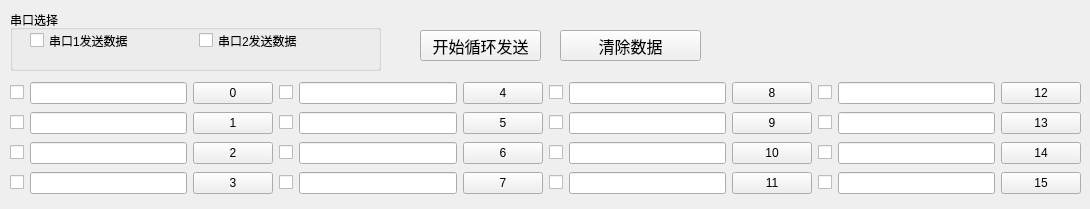
     <widget class="QWidget" name="tab">
      <attribute name="title">
       <string>多条发送</string>
      </attribute>
      <widget class="QWidget" name="layoutWidget_9">
       <property name="geometry">
        <rect>
         <x>10</x>
         <y>80</y>
         <width>1071</width>
         <height>120</height>
        </rect>
       </property>
       <layout class="QGridLayout" name="gridLayout">
        <item row="1" column="8">
         <widget class="QPushButton" name="pushButton_item9">
          <property name="text">
           <string>9</string>
          </property>
         </widget>
        </item>
        <item row="2" column="8">
         <widget class="QPushButton" name="pushButton_item10">
          <property name="text">
           <string>10</string>
          </property>
         </widget>
        </item>
        <item row="0" column="10">
         <widget class="QLineEdit" name="lineEdit_item12"/>
        </item>
        <item row="3" column="3">
         <widget class="QCheckBox" name="checkBox_7">
          <property name="enabled">
           <bool>true</bool>
          </property>
          <property name="mouseTracking">
           <bool>true</bool>
          </property>
          <property name="acceptDrops">
           <bool>false</bool>
          </property>
          <property name="autoFillBackground">
           <bool>false</bool>
          </property>
          <property name="text">
           <string/>
          </property>
         </widget>
        </item>
        <item row="0" column="9">
         <widget class="QCheckBox" name="checkBox_12">
          <property name="enabled">
           <bool>true</bool>
          </property>
          <property name="mouseTracking">
           <bool>true</bool>
          </property>
          <property name="acceptDrops">
           <bool>false</bool>
          </property>
          <property name="autoFillBackground">
           <bool>false</bool>
          </property>
          <property name="text">
           <string/>
          </property>
         </widget>
        </item>
        <item row="0" column="6">
         <widget class="QCheckBox" name="checkBox_8">
          <property name="enabled">
           <bool>true</bool>
          </property>
          <property name="mouseTracking">
           <bool>true</bool>
          </property>
          <property name="acceptDrops">
           <bool>false</bool>
          </property>
          <property name="autoFillBackground">
           <bool>false</bool>
          </property>
          <property name="text">
           <string/>
          </property>
         </widget>
        </item>
        <item row="1" column="6">
         <widget class="QCheckBox" name="checkBox_9">
          <property name="enabled">
           <bool>true</bool>
          </property>
          <property name="mouseTracking">
           <bool>true</bool>
          </property>
          <property name="acceptDrops">
           <bool>false</bool>
          </property>
          <property name="autoFillBackground">
           <bool>false</bool>
          </property>
          <property name="text">
           <string/>
          </property>
         </widget>
        </item>
        <item row="2" column="7">
         <widget class="QLineEdit" name="lineEdit_item10"/>
        </item>
        <item row="3" column="4">
         <widget class="QLineEdit" name="lineEdit_item7"/>
        </item>
        <item row="2" column="6">
         <widget class="QCheckBox" name="checkBox_10">
          <property name="enabled">
           <bool>true</bool>
          </property>
          <property name="mouseTracking">
           <bool>true</bool>
          </property>
          <property name="acceptDrops">
           <bool>false</bool>
          </property>
          <property name="autoFillBackground">
           <bool>false</bool>
          </property>
          <property name="text">
           <string/>
          </property>
         </widget>
        </item>
        <item row="3" column="8">
         <widget class="QPushButton" name="pushButton_item11">
          <property name="text">
           <string>11</string>
          </property>
         </widget>
        </item>
        <item row="0" column="8">
         <widget class="QPushButton" name="pushButton_item8">
          <property name="text">
           <string>8</string>
          </property>
         </widget>
        </item>
        <item row="0" column="3">
         <widget class="QCheckBox" name="checkBox_4">
          <property name="enabled">
           <bool>true</bool>
          </property>
          <property name="mouseTracking">
           <bool>true</bool>
          </property>
          <property name="acceptDrops">
           <bool>false</bool>
          </property>
          <property name="autoFillBackground">
           <bool>false</bool>
          </property>
          <property name="text">
           <string/>
          </property>
         </widget>
        </item>
        <item row="3" column="5">
         <widget class="QPushButton" name="pushButton_item7">
          <property name="text">
           <string>7</string>
          </property>
         </widget>
        </item>
        <item row="3" column="6">
         <widget class="QCheckBox" name="checkBox_11">
          <property name="enabled">
           <bool>true</bool>
          </property>
          <property name="mouseTracking">
           <bool>true</bool>
          </property>
          <property name="acceptDrops">
           <bool>false</bool>
          </property>
          <property name="autoFillBackground">
           <bool>false</bool>
          </property>
          <property name="text">
           <string/>
          </property>
         </widget>
        </item>
        <item row="1" column="7">
         <widget class="QLineEdit" name="lineEdit_item9"/>
        </item>
        <item row="2" column="5">
         <widget class="QPushButton" name="pushButton_item6">
          <property name="text">
           <string>6</string>
          </property>
         </widget>
        </item>
        <item row="3" column="7">
         <widget class="QLineEdit" name="lineEdit_item11"/>
        </item>
        <item row="0" column="7">
         <widget class="QLineEdit" name="lineEdit_item8"/>
        </item>
        <item row="1" column="2">
         <widget class="QPushButton" name="pushButton_item1">
          <property name="text">
           <string>1</string>
          </property>
         </widget>
        </item>
        <item row="0" column="0">
         <widget class="QCheckBox" name="checkBox">
          <property name="enabled">
           <bool>true</bool>
          </property>
          <property name="mouseTracking">
           <bool>true</bool>
          </property>
          <property name="acceptDrops">
           <bool>false</bool>
          </property>
          <property name="autoFillBackground">
           <bool>false</bool>
          </property>
          <property name="text">
           <string/>
          </property>
         </widget>
        </item>
        <item row="3" column="2">
         <widget class="QPushButton" name="pushButton_item3">
          <property name="text">
           <string>3</string>
          </property>
         </widget>
        </item>
        <item row="3" column="0">
         <widget class="QCheckBox" name="checkBox_3">
          <property name="enabled">
           <bool>true</bool>
          </property>
          <property name="mouseTracking">
           <bool>true</bool>
          </property>
          <property name="acceptDrops">
           <bool>false</bool>
          </property>
          <property name="autoFillBackground">
           <bool>false</bool>
          </property>
          <property name="text">
           <string/>
          </property>
         </widget>
        </item>
        <item row="1" column="0">
         <widget class="QCheckBox" name="checkBox_1">
          <property name="enabled">
           <bool>true</bool>
          </property>
          <property name="mouseTracking">
           <bool>true</bool>
          </property>
          <property name="acceptDrops">
           <bool>false</bool>
          </property>
          <property name="autoFillBackground">
           <bool>false</bool>
          </property>
          <property name="text">
           <string/>
          </property>
         </widget>
        </item>
        <item row="1" column="3">
         <widget class="QCheckBox" name="checkBox_5">
          <property name="enabled">
           <bool>true</bool>
          </property>
          <property name="mouseTracking">
           <bool>true</bool>
          </property>
          <property name="acceptDrops">
           <bool>false</bool>
          </property>
          <property name="autoFillBackground">
           <bool>false</bool>
          </property>
          <property name="text">
           <string/>
          </property>
         </widget>
        </item>
        <item row="0" column="4">
         <widget class="QLineEdit" name="lineEdit_item4"/>
        </item>
        <item row="1" column="4">
         <widget class="QLineEdit" name="lineEdit_item5"/>
        </item>
        <item row="0" column="1">
         <widget class="QLineEdit" name="lineEdit_item"/>
        </item>
        <item row="0" column="2">
         <widget class="QPushButton" name="pushButton_item">
          <property name="text">
           <string>0</string>
          </property>
         </widget>
        </item>
        <item row="1" column="1">
         <widget class="QLineEdit" name="lineEdit_item1"/>
        </item>
        <item row="2" column="0">
         <widget class="QCheckBox" name="checkBox_2">
          <property name="enabled">
           <bool>true</bool>
          </property>
          <property name="mouseTracking">
           <bool>true</bool>
          </property>
          <property name="acceptDrops">
           <bool>false</bool>
          </property>
          <property name="autoFillBackground">
           <bool>false</bool>
          </property>
          <property name="text">
           <string/>
          </property>
         </widget>
        </item>
        <item row="2" column="2">
         <widget class="QPushButton" name="pushButton_item2">
          <property name="text">
           <string>2</string>
          </property>
         </widget>
        </item>
        <item row="3" column="1">
         <widget class="QLineEdit" name="lineEdit_item3"/>
        </item>
        <item row="1" column="5">
         <widget class="QPushButton" name="pushButton_item5">
          <property name="text">
           <string>5</string>
          </property>
         </widget>
        </item>
        <item row="2" column="3">
         <widget class="QCheckBox" name="checkBox_6">
          <property name="enabled">
           <bool>true</bool>
          </property>
          <property name="mouseTracking">
           <bool>true</bool>
          </property>
          <property name="acceptDrops">
           <bool>false</bool>
          </property>
          <property name="autoFillBackground">
           <bool>false</bool>
          </property>
          <property name="text">
           <string/>
          </property>
         </widget>
        </item>
        <item row="2" column="4">
         <widget class="QLineEdit" name="lineEdit_item6"/>
        </item>
        <item row="2" column="1">
         <widget class="QLineEdit" name="lineEdit_item2"/>
        </item>
        <item row="0" column="5">
         <widget class="QPushButton" name="pushButton_item4">
          <property name="text">
           <string>4</string>
          </property>
         </widget>
        </item>
        <item row="0" column="11">
         <widget class="QPushButton" name="pushButton_item12">
          <property name="text">
           <string>12</string>
          </property>
         </widget>
        </item>
        <item row="1" column="9">
         <widget class="QCheckBox" name="checkBox_13">
          <property name="enabled">
           <bool>true</bool>
          </property>
          <property name="mouseTracking">
           <bool>true</bool>
          </property>
          <property name="acceptDrops">
           <bool>false</bool>
          </property>
          <property name="autoFillBackground">
           <bool>false</bool>
          </property>
          <property name="text">
           <string/>
          </property>
         </widget>
        </item>
        <item row="1" column="10">
         <widget class="QLineEdit" name="lineEdit_item13"/>
        </item>
        <item row="1" column="11">
         <widget class="QPushButton" name="pushButton_item13">
          <property name="text">
           <string>13</string>
          </property>
         </widget>
        </item>
        <item row="2" column="9">
         <widget class="QCheckBox" name="checkBox_14">
          <property name="enabled">
           <bool>true</bool>
          </property>
          <property name="mouseTracking">
           <bool>true</bool>
          </property>
          <property name="acceptDrops">
           <bool>false</bool>
          </property>
          <property name="autoFillBackground">
           <bool>false</bool>
          </property>
          <property name="text">
           <string/>
          </property>
         </widget>
        </item>
        <item row="2" column="10">
         <widget class="QLineEdit" name="lineEdit_item14"/>
        </item>
        <item row="2" column="11">
         <widget class="QPushButton" name="pushButton_item14">
          <property name="text">
           <string>14</string>
          </property>
         </widget>
        </item>
        <item row="3" column="9">
         <widget class="QCheckBox" name="checkBox_15">
          <property name="enabled">
           <bool>true</bool>
          </property>
          <property name="mouseTracking">
           <bool>true</bool>
          </property>
          <property name="acceptDrops">
           <bool>false</bool>
          </property>
          <property name="autoFillBackground">
           <bool>false</bool>
          </property>
          <property name="text">
           <string/>
          </property>
         </widget>
        </item>
        <item row="3" column="10">
         <widget class="QLineEdit" name="lineEdit_item15"/>
        </item>
        <item row="3" column="11">
         <widget class="QPushButton" name="pushButton_item15">
          <property name="text">
           <string>15</string>
          </property>
         </widget>
        </item>
       </layout>
      </widget>
      <widget class="QGroupBox" name="groupBox_4">
       <property name="geometry">
        <rect>
         <x>10</x>
         <y>10</y>
         <width>371</width>
         <height>61</height>
        </rect>
       </property>
       <property name="title">
        <string>串口选择</string>
       </property>
       <widget class="QWidget" name="layoutWidget">
        <property name="geometry">
         <rect>
          <x>20</x>
          <y>20</y>
          <width>331</width>
          <height>21</height>
         </rect>
        </property>
        <layout class="QHBoxLayout" name="horizontalLayout_5">
         <item>
          <widget class="QCheckBox" name="checkBox_uart1_item_send">
           <property name="text">
            <string>串口1发送数据</string>
           </property>
          </widget>
         </item>
         <item>
          <widget class="QCheckBox" name="checkBox_uart2_item_send">
           <property name="text">
            <string>串口2发送数据</string>
           </property>
          </widget>
         </item>
        </layout>
       </widget>
      </widget>
      <widget class="QPushButton" name="pushButton_uart2_3_clear">
       <property name="geometry">
        <rect>
         <x>560</x>
         <y>30</y>
         <width>141</width>
         <height>31</height>
        </rect>
       </property>
       <property name="font">
        <font>
         <pointsize>12</pointsize>
        </font>
       </property>
       <property name="autoFillBackground">
        <bool>false</bool>
       </property>
       <property name="text">
        <string>清除数据</string>
       </property>
      </widget>
      <widget class="QPushButton" name="pushButton_item_auto_send">
       <property name="geometry">
        <rect>
         <x>420</x>
         <y>30</y>
         <width>121</width>
         <height>31</height>
        </rect>
       </property>
       <property name="font">
        <font>
         <pointsize>12</pointsize>
        </font>
       </property>
       <property name="autoFillBackground">
        <bool>false</bool>
       </property>
       <property name="text">
        <string>开始循环发送</string>
       </property>
      </widget>
     </widget>
